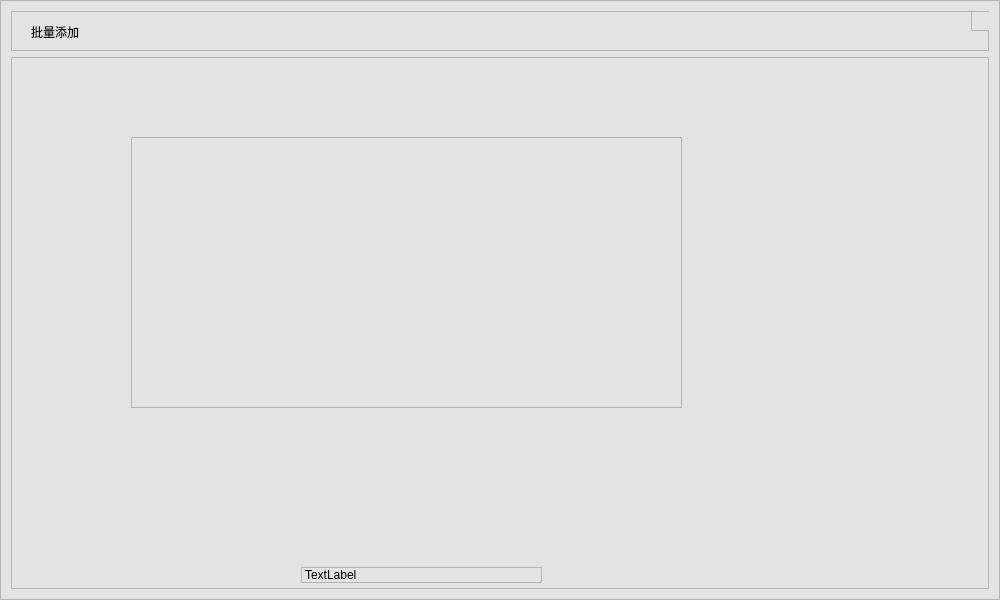
<?xml version="1.0" encoding="UTF-8"?>
<ui version="4.0">
 <class>SelectMonitorPositionDlg</class>
 <widget class="QDialog" name="SelectMonitorPositionDlg">
  <property name="geometry">
   <rect>
    <x>0</x>
    <y>0</y>
    <width>1000</width>
    <height>600</height>
   </rect>
  </property>
  <property name="windowTitle">
   <string>Dialog</string>
  </property>
  <property name="styleSheet">
   <string notr="true">background-color: rgb(227, 227, 227);
border:1px solid rgb(180,180,180);</string>
  </property>
  <layout class="QVBoxLayout" name="verticalLayout">
   <item>
    <widget class="QWidget" name="widget" native="true">
     <property name="minimumSize">
      <size>
       <width>0</width>
       <height>40</height>
      </size>
     </property>
     <property name="maximumSize">
      <size>
       <width>16777215</width>
       <height>40</height>
      </size>
     </property>
     <widget class="QLabel" name="label">
      <property name="geometry">
       <rect>
        <x>20</x>
        <y>5</y>
        <width>101</width>
        <height>31</height>
       </rect>
      </property>
      <property name="styleSheet">
       <string notr="true">font: 11pt &quot;黑体&quot;;
border:none</string>
      </property>
      <property name="text">
       <string>批量添加</string>
      </property>
     </widget>
     <widget class="QPushButton" name="pushButton">
      <property name="geometry">
       <rect>
        <x>960</x>
        <y>0</y>
        <width>20</width>
        <height>20</height>
       </rect>
      </property>
      <property name="styleSheet">
       <string notr="true">border-image: url(:/images/mouseenter03.png);</string>
      </property>
      <property name="text">
       <string/>
      </property>
     </widget>
    </widget>
   </item>
   <item>
    <widget class="QWidget" name="widget_2" native="true">
     <widget class="QPushButton" name="pushButton_2">
      <property name="geometry">
       <rect>
        <x>320</x>
        <y>580</y>
        <width>75</width>
        <height>23</height>
       </rect>
      </property>
      <property name="text">
       <string>PushButton</string>
      </property>
     </widget>
     <widget class="QPushButton" name="pushButton_3">
      <property name="geometry">
       <rect>
        <x>440</x>
        <y>580</y>
        <width>75</width>
        <height>23</height>
       </rect>
      </property>
      <property name="text">
       <string>PushButton</string>
      </property>
     </widget>
     <widget class="QWidget" name="widget_3" native="true">
      <property name="geometry">
       <rect>
        <x>120</x>
        <y>80</y>
        <width>551</width>
        <height>271</height>
       </rect>
      </property>
     </widget>
     <widget class="QLabel" name="label_2">
      <property name="geometry">
       <rect>
        <x>290</x>
        <y>510</y>
        <width>241</width>
        <height>16</height>
       </rect>
      </property>
      <property name="text">
       <string>TextLabel</string>
      </property>
     </widget>
    </widget>
   </item>
  </layout>
 </widget>
 <resources/>
 <connections/>
</ui>
